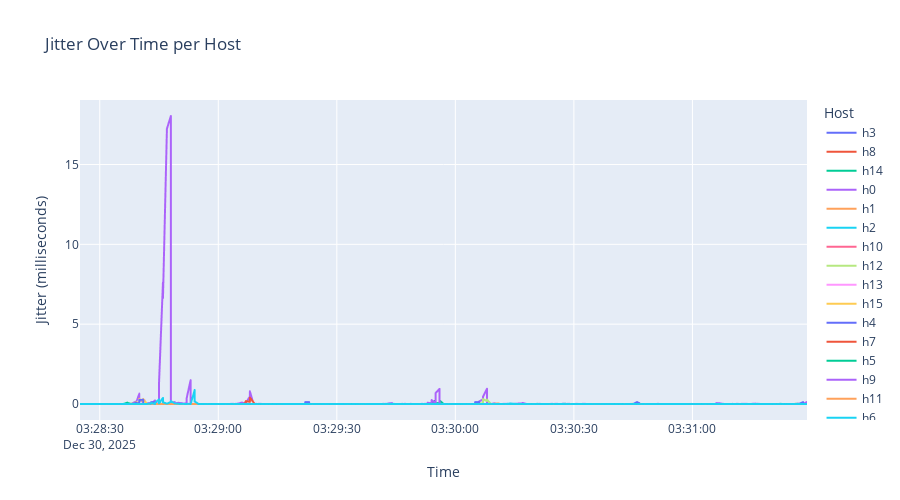

Notebook code cell kept with this figure:
### Markdown cell above
## 4. Jitter Analysis

### Code cell
# Jitter over time per host
fig = px.line(
    host_qos.to_pandas(),
    x="timestamp",
    y="jitter_ms",
    color="host",
    title="Jitter Over Time per Host",
    labels={"jitter_ms": "Jitter (ms)", "timestamp": "Time"},
)
fig.update_layout(
    height=500,
    xaxis_title="Time",
    yaxis_title="Jitter (milliseconds)",
    legend_title="Host",
)
fig.show()

### Figure 1 — Plotly figure (JSON) as saved in the notebook; plotly's stock layout.template omitted (floating-point values rounded to 4 significant figures; data arrays with more than 128 entries replaced by an {"elided": "..."} marker saying what was removed)
{"data": [{"hovertemplate": "host=h3<br>Time=%{x}<br>Jitter (ms)=%{y}<extra></extra>", "legendgroup": "h3", "line": {"color": "#636efa", "dash": "solid"}, "marker": {"symbol": "circle"}, "mode": "lines", "name": "h3", "showlegend": true, "type": "scattergl", "x": {"elided": "354 str values"}, "xaxis": "x", "y": {"elided": "354 float values"}, "yaxis": "y"}, {"hovertemplate": "host=h8<br>Time=%{x}<br>Jitter (ms)=%{y}<extra></extra>", "legendgroup": "h8", "line": {"color": "#EF553B", "dash": "solid"}, "marker": {"symbol": "circle"}, "mode": "lines", "name": "h8", "showlegend": true, "type": "scattergl", "x": {"elided": "354 str values"}, "xaxis": "x", "y": {"elided": "354 float values"}, "yaxis": "y"}, {"hovertemplate": "host=h14<br>Time=%{x}<br>Jitter (ms)=%{y}<extra></extra>", "legendgroup": "h14", "line": {"color": "#00cc96", "dash": "solid"}, "marker": {"symbol": "circle"}, "mode": "lines", "name": "h14", "showlegend": true, "type": "scattergl", "x": {"elided": "354 str values"}, "xaxis": "x", "y": {"elided": "354 float values"}, "yaxis": "y"}, {"hovertemplate": "host=h0<br>Time=%{x}<br>Jitter (ms)=%{y}<extra></extra>", "legendgroup": "h0", "line": {"color": "#ab63fa", "dash": "solid"}, "marker": {"symbol": "circle"}, "mode": "lines", "name": "h0", "showlegend": true, "type": "scattergl", "x": {"elided": "353 str values"}, "xaxis": "x", "y": {"elided": "353 float values"}, "yaxis": "y"}, {"hovertemplate": "host=h1<br>Time=%{x}<br>Jitter (ms)=%{y}<extra></extra>", "legendgroup": "h1", "line": {"color": "#FFA15A", "dash": "solid"}, "marker": {"symbol": "circle"}, "mode": "lines", "name": "h1", "showlegend": true, "type": "scattergl", "x": {"elided": "354 str values"}, "xaxis": "x", "y": {"elided": "354 float values"}, "yaxis": "y"}, {"hovertemplate": "host=h2<br>Time=%{x}<br>Jitter (ms)=%{y}<extra></extra>", "legendgroup": "h2", "line": {"color": "#19d3f3", "dash": "solid"}, "marker": {"symbol": "circle"}, "mode": "lines", "name": "h2", "showlegend": true, "type": "scattergl", "x": {"elided": "354 str values"}, "xaxis": "x", "y": {"elided": "354 float values"}, "yaxis": "y"}, {"hovertemplate": "host=h10<br>Time=%{x}<br>Jitter (ms)=%{y}<extra></extra>", "legendgroup": "h10", "line": {"color": "#FF6692", "dash": "solid"}, "marker": {"symbol": "circle"}, "mode": "lines", "name": "h10", "showlegend": true, "type": "scattergl", "x": {"elided": "353 str values"}, "xaxis": "x", "y": {"elided": "353 float values"}, "yaxis": "y"}, {"hovertemplate": "host=h12<br>Time=%{x}<br>Jitter (ms)=%{y}<extra></extra>", "legendgroup": "h12", "line": {"color": "#B6E880", "dash": "solid"}, "marker": {"symbol": "circle"}, "mode": "lines", "name": "h12", "showlegend": true, "type": "scattergl", "x": {"elided": "354 str values"}, "xaxis": "x", "y": {"elided": "354 float values"}, "yaxis": "y"}, {"hovertemplate": "host=h13<br>Time=%{x}<br>Jitter (ms)=%{y}<extra></extra>", "legendgroup": "h13", "line": {"color": "#FF97FF", "dash": "solid"}, "marker": {"symbol": "circle"}, "mode": "lines", "name": "h13", "showlegend": true, "type": "scattergl", "x": {"elided": "354 str values"}, "xaxis": "x", "y": {"elided": "354 float values"}, "yaxis": "y"}, {"hovertemplate": "host=h15<br>Time=%{x}<br>Jitter (ms)=%{y}<extra></extra>", "legendgroup": "h15", "line": {"color": "#FECB52", "dash": "solid"}, "marker": {"symbol": "circle"}, "mode": "lines", "name": "h15", "showlegend": true, "type": "scattergl", "x": {"elided": "354 str values"}, "xaxis": "x", "y": {"elided": "354 float values"}, "yaxis": "y"}, {"hovertemplate": "host=h4<br>Time=%{x}<br>Jitter (ms)=%{y}<extra></extra>", "legendgroup": "h4", "line": {"color": "#636efa", "dash": "solid"}, "marker": {"symbol": "circle"}, "mode": "lines", "name": "h4", "showlegend": true, "type": "scattergl", "x": {"elided": "354 str values"}, "xaxis": "x", "y": {"elided": "354 float values"}, "yaxis": "y"}, {"hovertemplate": "host=h7<br>Time=%{x}<br>Jitter (ms)=%{y}<extra></extra>", "legendgroup": "h7", "line": {"color": "#EF553B", "dash": "solid"}, "marker": {"symbol": "circle"}, "mode": "lines", "name": "h7", "showlegend": true, "type": "scattergl", "x": {"elided": "354 str values"}, "xaxis": "x", "y": {"elided": "354 float values"}, "yaxis": "y"}, {"hovertemplate": "host=h5<br>Time=%{x}<br>Jitter (ms)=%{y}<extra></extra>", "legendgroup": "h5", "line": {"color": "#00cc96", "dash": "solid"}, "marker": {"symbol": "circle"}, "mode": "lines", "name": "h5", "showlegend": true, "type": "scattergl", "x": {"elided": "353 str values"}, "xaxis": "x", "y": {"elided": "353 float values"}, "yaxis": "y"}, {"hovertemplate": "host=h9<br>Time=%{x}<br>Jitter (ms)=%{y}<extra></extra>", "legendgroup": "h9", "line": {"color": "#ab63fa", "dash": "solid"}, "marker": {"symbol": "circle"}, "mode": "lines", "name": "h9", "showlegend": true, "type": "scattergl", "x": {"elided": "354 str values"}, "xaxis": "x", "y": {"elided": "354 float values"}, "yaxis": "y"}, {"hovertemplate": "host=h11<br>Time=%{x}<br>Jitter (ms)=%{y}<extra></extra>", "legendgroup": "h11", "line": {"color": "#FFA15A", "dash": "solid"}, "marker": {"symbol": "circle"}, "mode": "lines", "name": "h11", "showlegend": true, "type": "scattergl", "x": {"elided": "354 str values"}, "xaxis": "x", "y": {"elided": "354 float values"}, "yaxis": "y"}, {"hovertemplate": "host=h6<br>Time=%{x}<br>Jitter (ms)=%{y}<extra></extra>", "legendgroup": "h6", "line": {"color": "#19d3f3", "dash": "solid"}, "marker": {"symbol": "circle"}, "mode": "lines", "name": "h6", "showlegend": true, "type": "scattergl", "x": {"elided": "354 str values"}, "xaxis": "x", "y": {"elided": "354 float values"}, "yaxis": "y"}], "layout": {"height": 500, "legend": {"title": {"text": "Host"}, "tracegroupgap": 0}, "title": {"text": "Jitter Over Time per Host"}, "xaxis": {"anchor": "y", "domain": [0, 1], "title": {"text": "Time"}}, "yaxis": {"anchor": "x", "domain": [0, 1], "title": {"text": "Jitter (milliseconds)"}}}}
